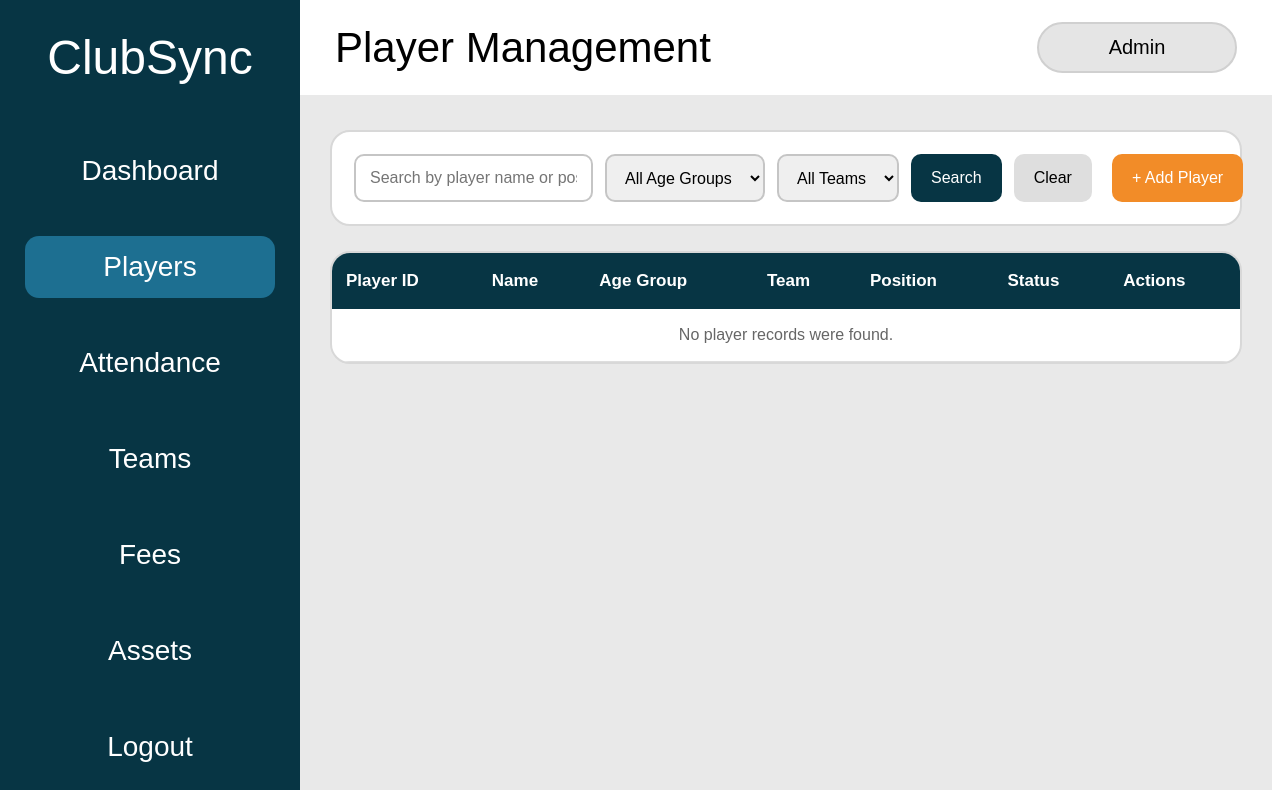
Before: /players (signed in) with the older database file.
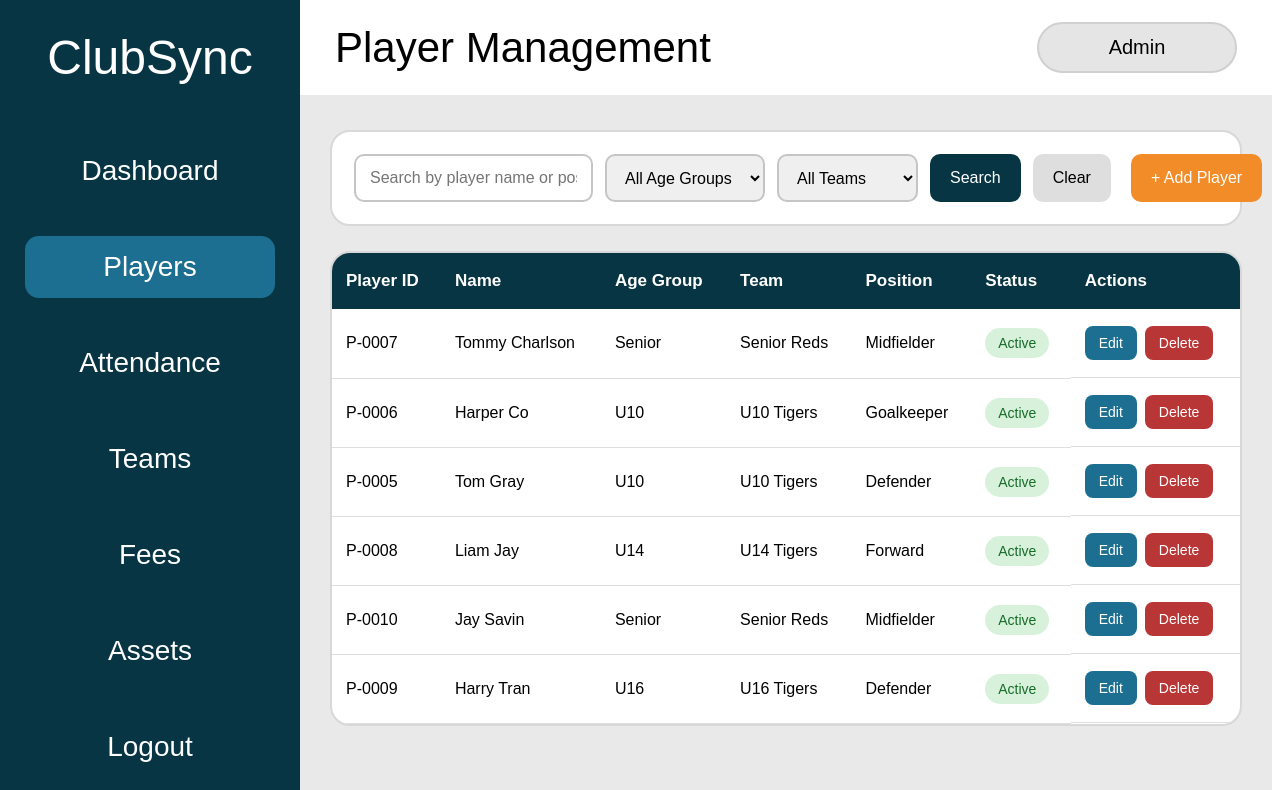
After: the same page with the newer database file.
### tables this page shows
CREATE TABLE players (
    player_id INTEGER PRIMARY KEY AUTOINCREMENT,
    first_name TEXT NOT NULL,
    last_name TEXT NOT NULL,
    date_of_birth TEXT NOT NULL,
    age_group TEXT NOT NULL,
    team TEXT NOT NULL,
    position TEXT NOT NULL,
    contact_phone TEXT,
    emergency_contact TEXT,
    medical_notes TEXT,
    registration_status TEXT NOT NULL DEFAULT 'Active'
);

### app.py (the view, shortened to what this page needs)
@app.route("/players")
def players():
    if "role" not in session:
        return redirect(url_for("login"))
    if session["role"] == "Viewer":
        return redirect(url_for("viewer"))
    search = request.args.get(
        "search",
        ""
    ).strip()
    age_group = request.args.get(
        "age_group",
        ""
    ).strip()
    team = request.args.get(
        "team",
        ""
    ).strip()
    connection = get_database_connection()
    query = """
        SELECT *
        FROM players
        WHERE 1 = 1
    """
    parameters = []
    if age_group:
        query += " AND age_group = ?"
        parameters.append(age_group)
    if team:
        query += " AND team = ?"
        parameters.append(team)
    query += """
        ORDER BY
            last_name,
            first_name
    """
    player_records = connection.execute(
        query,
        parameters
    ).fetchall()
    teams = connection.execute("""
        SELECT DISTINCT team
        FROM players
        WHERE team != ''
        ORDER BY team
    """).fetchall()
    connection.close()
    return render_template(
        "players.html",
        players=player_records,
        teams=teams,
        search=search,
        selected_age_group=age_group,
        selected_team=team
    )

### app.py (called while the page is built)
def get_database_connection():
    connection = sqlite3.connect("clubsync.db")
    connection.row_factory = sqlite3.Row
    connection.execute("PRAGMA foreign_keys = ON")
    return connection

### templates/players.html (shortened to what this page needs)
<!DOCTYPE html>
<html lang="en">
<head>
    <link
        rel="stylesheet"
        href="{{ url_for('static', filename='css/style.css') }}"
    >
</head>
<body>
<div class="app-layout">
    <aside class="sidebar">
        <h1>ClubSync</h1>
        <nav>
            <a href="{{ url_for('dashboard') }}">
                Dashboard
            </a>
            <a
                class="active"
                href="{{ url_for('players') }}"
            >
                Players
            </a>
            <a href="{{ url_for('attendance') }}">
                Attendance
            </a>
            <a href="#">
                Teams
            </a>
            <a href="#">
                Fees
            </a>
            <a href="#">
                Assets
            </a>
            <a href="{{ url_for('logout') }}">
                Logout
            </a>
        </nav>
    </aside>
    <main class="main-content">
        <div class="top-bar">
            <div>
                <h2>Player Management</h2>
            </div>
            <div class="user-box">
                {{ session["role"] }}
            </div>
        </div>
        <section class="players-toolbar">
            <form
                method="GET"
                action="{{ url_for('players') }}"
                class="player-search-form"
            >
                <input
                    type="text"
                    name="search"
                    placeholder="Search by player name or position"
                    value="{{ search }}"
                >
                <select name="age_group">
                    <option value="">
                        All Age Groups
                    </option>
                </select>
                <select name="team">
                    <option value="">
                        All Teams
                    </option>
                </select>
                <button type="submit">
                    Search
                </button>
                <a
                    href="{{ url_for('players') }}"
                    class="clear-filter-button"
                >
                    Clear
                </a>
            </form>
            {% if session["role"] == "Admin" %}
            <button
                type="button"
                class="add-player-button"
                onclick="openAddPlayerModal()"
            >
                + Add Player
            </button>
            {% endif %}
        </section>
        <section class="player-table-container">
            <table class="player-table">
                <thead>
                    <tr>
                        <th>Player ID</th>
                        <th>Name</th>
                        <th>Age Group</th>
                        <th>Team</th>
                        <th>Position</th>
                        <th>Status</th>
                        <th>Actions</th>
                    </tr>
                </thead>
                <tbody>
                    {% for player in players %}
                    <tr>
                        <td>
                            P-{{ "%04d"|format(player["player_id"]) }}
                        </td>
                        <td>
                            {{ player["first_name"] }}
                            {{ player["last_name"] }}
                        </td>
                        <td>
                            {{ player["age_group"] }}
                        </td>
                        <td>
                            {{ player["team"] }}
                        </td>
                        <td>
                            {{ player["position"] }}
                        </td>
                        <td>
                            <span
                                class="player-status
                                {% if player['registration_status'] == 'Active' %}
                                    active-status
                                {% else %}
                                    inactive-status
                                {% endif %}"
                            >
                                {{ player["registration_status"] }}
                            </span>
                        </td>
                        <td class="player-actions">
                                                        {% if session["role"] == "Admin" %}
                            <button
                                type="button"
                                class="edit-player-button"
                                onclick="openEditPlayerModal(
                                    '{{ player['player_id'] }}',
                                    '{{ player['first_name']|e }}',
                                    '{{ player['last_name']|e }}',
                                    '{{ player['date_of_birth'] }}',
                                    '{{ player['age_group'] }}',
                                    '{{ player['team']|e }}',
                                    '{{ player['position'] }}',
                                    '{{ player['contact_phone']|e }}',
                                    '{{ player['emergency_contact']|e }}',
                                    '{{ player['medical_notes']|e }}',
                                    '{{ player['registration_status'] }}'
                                )"
                            >
                                Edit
                            </button>
                            <form
                                method="POST"
                                action="{{ url_for(
                                    'delete_player',
                                    player_id=player['player_id']
                                ) }}"
                                class="delete-player-form"
                                onsubmit="return confirm(
                                    'Are you sure you want to delete this player?'
                                );"
                            >
                                <button
                                    type="submit"
                                    class="delete-player-button"
                                >
                                    Delete
                                </button>
                            </form>
                            {% else %}
                            <span class="coach-view-label">
                                View only
                            </span>
                            {% endif %}
                        </td>
                    </tr>
                    {% else %}
                    <tr>
                        <td
                            colspan="7"
                            class="empty-table-message"
                        >
                            No player records were found.
                        </td>
                    </tr>
                    {% endfor %}
                </tbody>
            </table>
        </section>
    </main>
</div>
</body>
</html>

### static/css/style.css (style rules this page uses)
* { margin: 0; padding: 0; box-sizing: border-box; }
body { font-family: Arial, Helvetica, sans-serif; }
.app-layout { display: flex; min-height: 100vh; background: #e9e9e9; }
.sidebar { width: 300px; min-height: 100vh; background: #073544; color: white; padding: 30px 25px; flex-shrink: 0; }
.sidebar h1 { font-size: 48px; font-weight: 400; text-align: center; margin-bottom: 8px; }
.sidebar nav { margin-top: 55px; }
.sidebar nav a { display: block; color: white; text-decoration: none; padding: 15px; margin-bottom: 34px; border-radius: 14px; font-size: 28px; text-align: center; }
.sidebar nav a:hover, .sidebar nav a.active { background: #1d6f91; }
.main-content { flex: 1; min-width: 0; padding: 0 30px 30px; }
.top-bar { height: 95px; background: white; margin: 0 -30px 35px; padding: 20px 35px; display: flex; justify-content: space-between; align-items: center; }
.top-bar h2 { font-size: 42px; font-weight: 400; }
.user-box { background: #e5e5e5; border: 2px solid #d0d0d0; padding: 12px 28px; border-radius: 30px; font-size: 20px; text-align: center; min-width: 200px; }
.players-toolbar { display: flex; justify-content: space-between; align-items: center; gap: 20px; background: white; border: 2px solid #d8d8d8; border-radius: 20px; padding: 22px; margin-bottom: 25px; }
.player-search-form { display: flex; align-items: center; gap: 12px; flex: 1; }
.player-search-form input, .player-search-form select { height: 48px; border: 2px solid #c5c5c5; border-radius: 10px; padding: 0 14px; font-size: 16px; }
.player-search-form input { flex: 1; min-width: 220px; }
.player-search-form button, .clear-filter-button, .add-player-button { min-height: 48px; border: none; border-radius: 10px; padding: 12px 20px; font-size: 16px; text-decoration: none; cursor: pointer; }
.player-search-form button { background: #073544; color: white; }
.clear-filter-button { display: inline-flex; align-items: center; background: #dedede; color: black; }
.add-player-button { background: #f28c28; color: white; white-space: nowrap; }
.player-table-container { background: white; border: 2px solid #d8d8d8; border-radius: 20px; overflow-x: auto; }
.player-table { width: 100%; border-collapse: collapse; }
.player-table th { background: #073544; color: white; padding: 18px 14px; font-size: 17px; text-align: left; }
.player-table td { padding: 17px 14px; border-bottom: 1px solid #dedede; font-size: 16px; }
.player-status { display: inline-block; padding: 7px 13px; border-radius: 20px; font-size: 14px; }
.active-status { background: #d7f1db; color: #176c28; }
.player-actions { display: flex; align-items: center; gap: 8px; }
.edit-player-button, .delete-player-button { border: none; border-radius: 8px; padding: 9px 14px; font-size: 14px; cursor: pointer; }
.edit-player-button { background: #1d6f91; color: white; }
.delete-player-button { background: #b93636; color: white; }
.delete-player-form { display: inline; }

Changed rows visible on the page:
added players: player_id "0007", first_name "Tommy", last_name "Charlson", age_group "Senior", team "Senior Reds", position "Midfielder", registration_status "Active"
added players: player_id "0006", first_name "Harper", last_name "Co", age_group "U10", team "U10 Tigers", position "Goalkeeper", registration_status "Active"
added players: player_id "0005", first_name "Tom", last_name "Gray", age_group "U10", team "U10 Tigers", position "Defender", registration_status "Active"
added players: player_id "0008", first_name "Liam", last_name "Jay", age_group "U14", team "U14 Tigers", position "Forward", registration_status "Active"
added players: player_id "0010", first_name "Jay", last_name "Savin", age_group "Senior", team "Senior Reds", position "Midfielder", registration_status "Active"
added players: player_id "0009", first_name "Harry", last_name "Tran", age_group "U16", team "U16 Tigers", position "Defender", registration_status "Active"
Other visible differences:
text no longer shown: "No player records were found."
